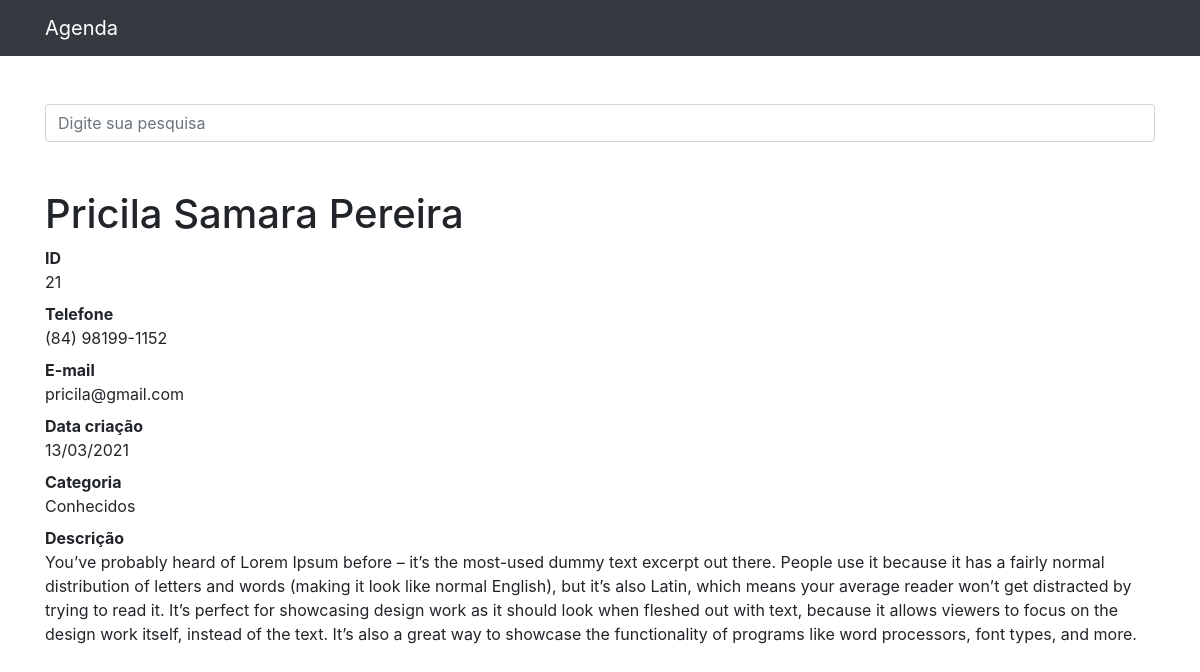
Screenshot of /21 with the database file from the repository.
### contatos/models.py (models this page shows, shortened)
class Contato(models.Model):
    nome = models.CharField(max_length=255)
    sobrenome = models.CharField(max_length=255, blank=True)
    telefone = models.CharField(max_length=255)
    email = models.CharField(max_length=255, blank=True)
    data_criacao = models.DateTimeField(default=timezone.now)
    descricao = models.TextField(blank=True)
    categoria = models.ForeignKey(Categoria, on_delete=models.DO_NOTHING)
    mostrar = models.BooleanField(default=True)
    foto = models.ImageField(blank=True, upload_to='fotos/%Y/%m/')

class Categoria(models.Model):
    nome = models.CharField(max_length=150)
    def __str__(self):
        return self.nome

### contatos/views.py (the view)
# urls.py: path('<int:contato_id>', views.detalhes_contato, name='detalhes_contato'),
def detalhes_contato(request, contato_id):
    contato = get_object_or_404(Contato, id=contato_id)
    if not contato.mostrar:
        raise Http404()
    return render(request, 'contatos/detalhes_contato.html', {
        'contato': contato
    })

### contatos/templates/contatos/detalhes_contato.html (shortened to what this page needs)
{% extends 'base.html' %}
{% block conteudo %}
<h1 class="mt-5">{{ contato.nome }} {{ contato.sobrenome }}</h1>
<dl>
    <dt>ID</dt>
    <dd>{{ contato.id }}</dd>
    <dt>Telefone</dt>
    <dd>{{ contato.telefone }}</dd>
    <dt>E-mail</dt>
    <dd>{{ contato.email}}</dd>
    <dt>Data criação</dt>
    <dd>{{ contato.data_criacao|date:'d/m/Y' }}</dd>
    <dt>Categoria</dt>
    <dd>{{ contato.categoria }}</dd>
    <dt>Descrição</dt>
    <dd>{{ contato.descricao }}</dd>
</dl>
{% endblock %}

### rows the page displays
Contato: nome "Pricila Samara", sobrenome "Pereira", id "21", telefone "(84) 98199-1152", email "pricila@gmail.com", data_criacao "13/03/2021", categoria "Conhecidos", descricao "You’ve probably heard of Lorem Ipsum before – it’s the most-used dummy text excerpt out there. People use it because it has a fairly normal distribution of letters and words (making it look like normal English), but it’s also Latin, which means your average reader won’t get distracted by trying to read it. It’s perfect for showcasing design work as it should look when fleshed out with text, because it allows viewers to focus on the design work itself, instead of the text. It’s also a great way to showcase the functionality of programs like word processors, font types, and more."
